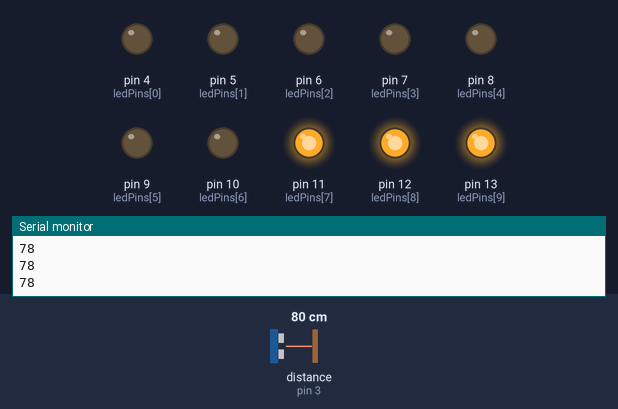
A program run on a simulated Arduino Uno, built with avr-gcc and run on an emulated ATmega328P. Shown: output pins drawn as LEDs (lit = HIGH), the last lines printed to the serial monitor. Wiring (inferred from the names in the program): ultrasonic range finder: trigger pin 2; echo pin 3. The inputs (shaded band) are chosen by the test bench; at power-on: distance to the obstacle (sensor on pin 3) 80 cm. The echo pulse lasts 58.3 µs per cm; pins used as bus, display or sensor lines are not drawn.

Above: at 1.2 s.
1.3 s: distance to the obstacle (sensor on pin 3) set to 66 cm
At 2.0 s:
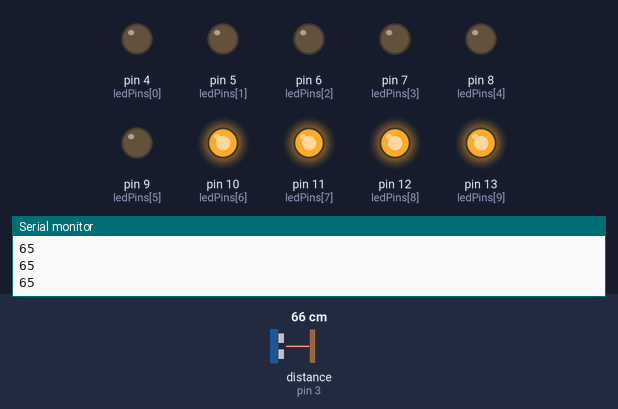
2.8 s: distance to the obstacle (sensor on pin 3) set to 2 cm
At 3.5 s:
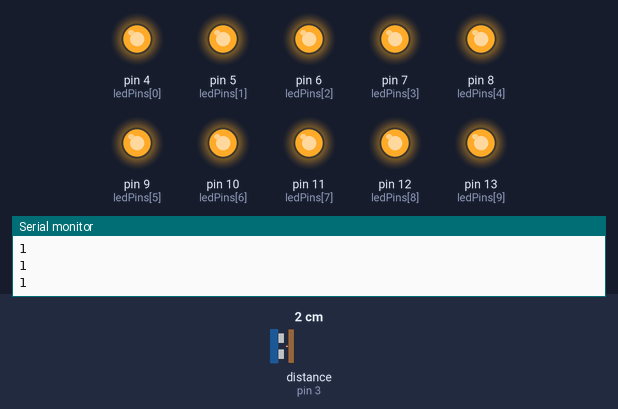
4.3 s: distance to the obstacle (sensor on pin 3) set to 10 cm
5.8 s: distance to the obstacle (sensor on pin 3) set to 13 cm
At 7.0 s:
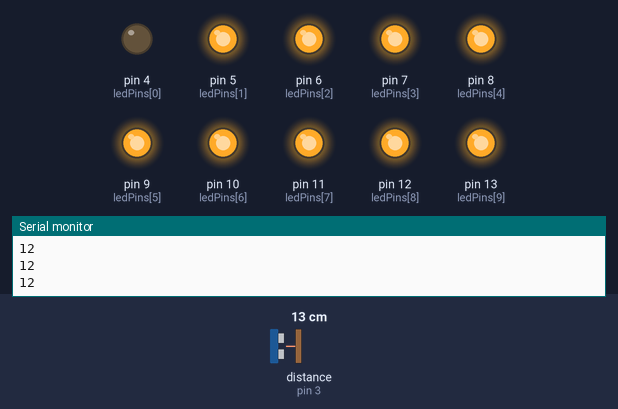
7.3 s: distance to the obstacle (sensor on pin 3) set to 4 cm
At 8.5 s:
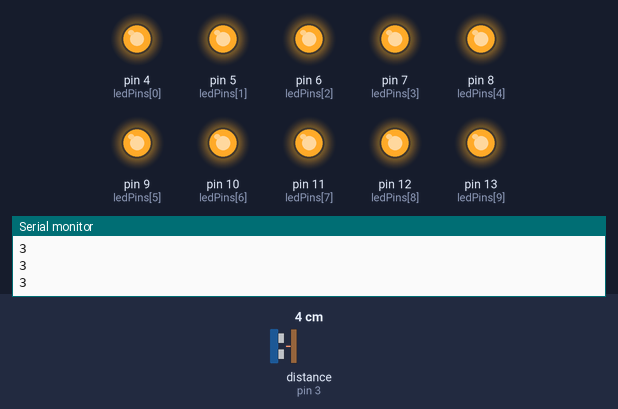
8.8 s: distance to the obstacle (sensor on pin 3) set to 18 cm
At 9.6 s:
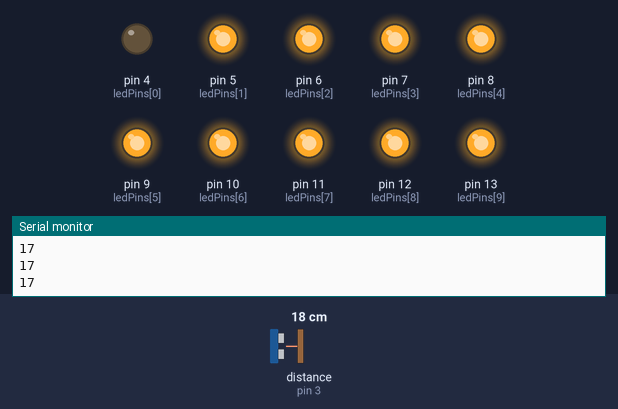
Timing chart, 0 to 11.3 s (numbered marks = the images above; inputs shaded):
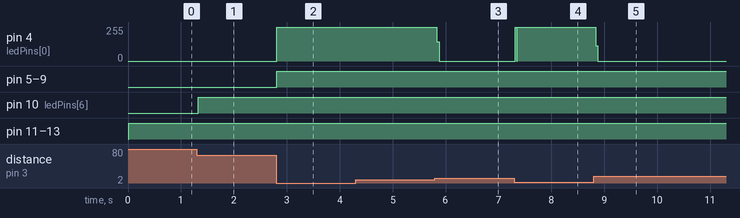

Measured:
- the behaviour switches between 72 and 71 cm on distance to the obstacle (sensor on pin 3) (found by bisection; images 0 and 1)
- the behaviour switches between 11 and 12 cm on distance to the obstacle (sensor on pin 3) (found by bisection; images 2 and 3)
- after the input at 1.3 s, pin 10 (ledPins[6]): LOW → HIGH at once
- after the input at 2.8 s, pin 4 (ledPins[0]): 0/255 → 255/255 at once; pin 5 (ledPins[1]), pin 6 (ledPins[2]), pin 7 (ledPins[3]), pin 8 (ledPins[4]), pin 9 (ledPins[5]): LOW → HIGH at once
- after the input at 5.8 s, pin 4 (ledPins[0]): 255/255 → 0/255 at once
- after the input at 7.3 s, pin 4 (ledPins[0]): 0/255 → 253/255 at once
- after the input at 8.8 s, pin 4 (ledPins[0]): 253/255 → 0/255 at once

The program:

main.cpp
```cpp
#include <Arduino.h>

#define trigPin 2
#define echoPin 3

byte ledPins[] = {4, 5, 6, 7, 8, 9, 10, 11, 12, 13};
byte pinCount;
unsigned long duration = 0;
int distance = 0;
int distanceMax = 100;

int getDistance();

void setup()
{
  // put your setup code here, to run once:
  Serial.begin(9600);
  pinMode(trigPin, OUTPUT);
  pinMode(echoPin, INPUT);
  pinCount = sizeof(ledPins);
  for (int i = 0; i < pinCount; i++)
  {
    pinMode(ledPins[i], OUTPUT);
    digitalWrite(ledPins[i], LOW);
  }
}

void loop()
{
  // put your main code here, to run repeatedly:
  distance = getDistance();
  delay(10);
  Serial.println(distance);
  for (int i = 0; i < pinCount; i++)
  {
    digitalWrite(ledPins[i], LOW);
  }

  int ledIndex = map(distance, 1, distanceMax, 0, pinCount);
  // Serial.println(ledIndex);
  for (int i = ledIndex; i < pinCount; i++)
  {
    digitalWrite(ledPins[i], HIGH);
  }
}

int getDistance()
{
  digitalWrite(trigPin, 0);
  delayMicroseconds(2);
  digitalWrite(trigPin, 1);
  delayMicroseconds(5);
  digitalWrite(trigPin, 0);

  duration = pulseIn(echoPin, HIGH);
  return int(duration / 2 / 29.412);
}
```
